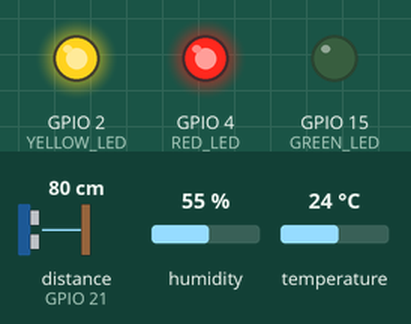
Simulated run of this sketch. Board: ESP32. Parts: output pins drawn as LEDs (lit = HIGH). Wiring (from diagram.json): ultrasonic range finder: trigger GPIO 19; echo GPIO 21. The test bench sets the inputs (shaded band); at power-on: distance to the obstacle (sensor on GPIO 21) 80 cm, temperature 24 °C, humidity 55 %. The echo pulse lasts 58.3 µs per cm; WiFi joins after 1.5 s; servers stay silent unless stated; no MQTT or app messages arrive unless stated; pins used as bus, display or sensor lines are not drawn; what the sketch prints to the serial monitor is not drawn.

Above: at 2.7 s.
2.8 s: distance to the obstacle (sensor on GPIO 21) set to 97 cm
5.0 s: distance to the obstacle (sensor on GPIO 21) set to 104 cm
At 6.8 s:
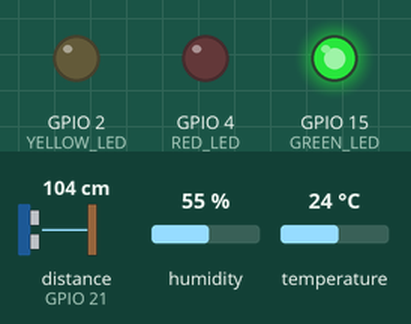
7.1 s: temperature set to 15.5 °C
8.8 s: temperature set to 14.5 °C
At 10.8 s:
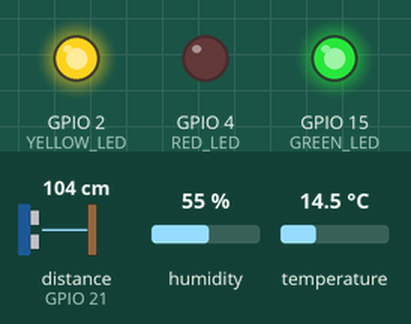
11.1 s: temperature set to 19 °C
At 12.6 s:
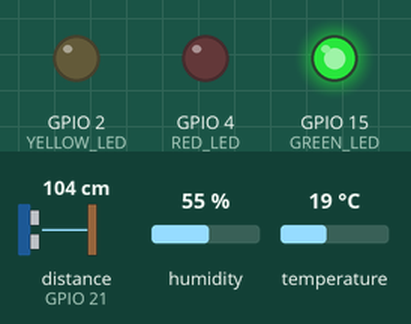
13.2 s: temperature set to 12 °C
At 14.1 s:
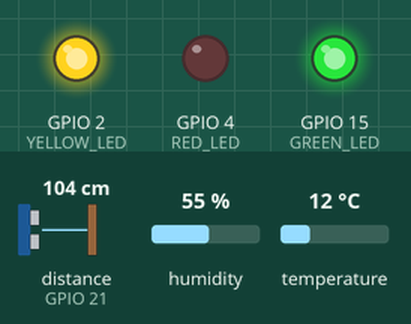
Timing chart, 0 to 16.2 s (numbered marks = the images above; inputs shaded):
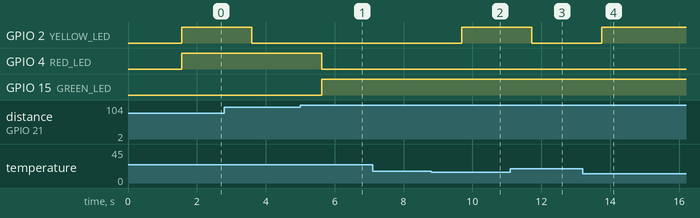

Measured:
- the behaviour switches between 100 and 101 cm on distance to the obstacle (sensor on GPIO 21) (found by bisection; images 0 and 1)
- the behaviour switches between 15 and 14.9 °C on temperature (found by bisection; images 1 and 2)
- after the input at 5.0 s, GPIO 4 (RED_LED): HIGH → LOW after 0.63 s; GPIO 15 (GREEN_LED): LOW → HIGH after 0.63 s
- after the input at 7.1 s, every drawn part: stays the same
- after the input at 8.8 s, GPIO 2 (YELLOW_LED): LOW → HIGH after 0.89 s
- after the input at 11.1 s, GPIO 2 (YELLOW_LED): HIGH → LOW after 0.62 s
- after the input at 13.2 s, GPIO 2 (YELLOW_LED): LOW → HIGH after 0.55 s

The sketch:

sketch.ino
```cpp
// Incluindo bibliotecas necessárias
#include <WiFi.h>
#include <ArduinoJson.h>
#include <DHTesp.h>
#include <PubSubClient.h>

// Configurações de Wi-Fi
const char *SSID = "Wokwi-GUEST";
const char *PASSWORD = "";

// Configurações de MQTT
const char *BROKER_MQTT = "broker.hivemq.com";
const int BROKER_PORT = 1883;
const char *ID_MQTT = "marcin";
const char *TOPIC_PUBLISH_TEMP_HUMI = "testeGS/TempHumi";
const char *TOPIC_PUBLISH_DISTANCE = "testeGS/Distance";

// Configurações de Hardware
#define PIN_DHT 12
#define RED_LED 4
#define YELLOW_LED 2
#define GREEN_LED 15
#define ECHO_PIN 21
#define TRIG_PIN 19
#define PUBLISH_DELAY 2000

// Inicializando objetos e variáveis globais
WiFiClient espClient;
PubSubClient MQTT(espClient);
DHTesp dht;
unsigned long publishUpdate = 0;
TempAndHumidity sensorValues;
const int TAMANHO = 200;

// Protótipos de funções
void updateSensorValues();
void initWiFi();
void initMQTT();
void callbackMQTT(char *topic, byte *payload, unsigned int length);
void reconnectWiFi();
void reconnectMQTT();
void checkWiFIAndMQTT();
float readDistanceCM();

// Função para obter os valores do sensor
void updateSensorValues() {
  sensorValues = dht.getTempAndHumidity();
}

// Função para inicializar a conexão Wi-Fi
void initWiFi() {
  Serial.print("Conectando com a rede: ");
  Serial.println(SSID);
  WiFi.begin(SSID, PASSWORD);

  while (WiFi.status() != WL_CONNECTED) {
    delay(100);
    Serial.print(".");
  }

  Serial.println();
  Serial.print("Conectado com sucesso: ");
  Serial.println(SSID);
  Serial.print("IP: ");
  Serial.println(WiFi.localIP());
}

// Função para inicializar a conexão MQTT
void initMQTT() {
  MQTT.setServer(BROKER_MQTT, BROKER_PORT);
  MQTT.setCallback(callbackMQTT);
}

// Callback para receber mensagens MQTT
void callbackMQTT(char *topic, byte *payload, unsigned int length) {
  String msg = String((char *)payload).substring(0, length);

  Serial.printf("Mensagem recebida via MQTT: %s do tópico: %s\n", msg.c_str(), topic);
}

// Função para reconectar a Wi-Fi se necessário
void reconnectWiFi() {
  if (WiFi.status() == WL_CONNECTED)
    return;

  WiFi.begin(SSID, PASSWORD);

  while (WiFi.status() != WL_CONNECTED) {
    delay(100);
    Serial.print(".");
  }

  Serial.println();
  Serial.print("Wi-Fi conectado com sucesso");
  Serial.print(SSID);
  Serial.println("IP: ");
  Serial.println(WiFi.localIP());
}

// Função para reconectar ao Broker MQTT
void reconnectMQTT() {
  while (!MQTT.connected()) {
    Serial.print("Tentando conectar com o Broker MQTT: ");
    Serial.println(BROKER_MQTT);

    if (MQTT.connect(ID_MQTT)) {
      Serial.println("Conectado ao broker MQTT!");
    } else {
      Serial.println("Falha na conexão com MQTT. Tentando novamente em 2 segundos.");
      delay(2000);
    }
  }
}

// Função para verificar a conexão Wi-Fi e MQTT
void checkWiFIAndMQTT() {
  if (WiFi.status() != WL_CONNECTED)
    reconnectWiFi();
  if (!MQTT.connected())
    reconnectMQTT();
}

void setup() {
  // Inicialização da comunicação serial
  Serial.begin(115200);

  // Configuração dos pinos como saídas
  pinMode(RED_LED, OUTPUT);
  pinMode(YELLOW_LED, OUTPUT);
  pinMode(GREEN_LED, OUTPUT);
  pinMode(TRIG_PIN, OUTPUT);
  pinMode(ECHO_PIN, INPUT);

  // Inicialização dos LEDs desligados
  digitalWrite(RED_LED, LOW);
  digitalWrite(YELLOW_LED, LOW);
  digitalWrite(GREEN_LED, LOW);

  // Configuração do sensor DHT22
  dht.setup(PIN_DHT, DHTesp::DHT22);

  // Inicialização da conexão Wi-Fi e MQTT
  initWiFi();
  initMQTT();
}

// Função para medir a distância utilizando o sensor ultrassônico
float readDistanceCM() {
  digitalWrite(TRIG_PIN, LOW);
  delayMicroseconds(2);
  digitalWrite(TRIG_PIN, HIGH);
  delayMicroseconds(10);
  digitalWrite(TRIG_PIN, LOW);
  int duration = pulseIn(ECHO_PIN, HIGH);
  return duration * 0.034 / 2;
}

void loop() {
  // Verificar e manter a conexão Wi-Fi e MQTT
  checkWiFIAndMQTT();
  MQTT.loop();

  // Medir a distância com o sensor ultrassônico
  float distance = readDistanceCM();

  // Verificar a distância e acionar os LEDs correspondentes
  if (distance < 100) {
    digitalWrite(RED_LED, HIGH);
    digitalWrite(GREEN_LED, LOW);
  } else {
    digitalWrite(RED_LED, LOW);
    digitalWrite(GREEN_LED, HIGH);
  }

  // Verificar a temperatura e acionar o LED correspondente
  if ((sensorValues.temperature > 25) || (sensorValues.temperature < 15)) {
    digitalWrite(YELLOW_LED, HIGH);
  } else {
    digitalWrite(YELLOW_LED, LOW);
  }

  // Aguardar 2 segundos
  delay(2000);

  // Publicar dados no MQTT com intervalo definido
  if ((millis() - publishUpdate) >= PUBLISH_DELAY) {
    publishUpdate = millis();
    updateSensorValues();
    readDistanceCM();

    // Publicar dados de temperatura e umidade
    if (!isnan(sensorValues.temperature) && !isnan(sensorValues.humidity)) {
      StaticJsonDocument<TAMANHO> doc;
      doc["temperatura"] = sensorValues.temperature;
      doc["umidade"] = sensorValues.humidity;

      char buffer[TAMANHO];
      serializeJson(doc, buffer);
      MQTT.publish(TOPIC_PUBLISH_TEMP_HUMI, buffer);
      Serial.println(buffer);
    }

    // Publicar dados de distância
    if (!isnan(distance)) {
      StaticJsonDocument<TAMANHO> doc;
      doc["distance"] = readDistanceCM();

      char buffer[TAMANHO];
      serializeJson(doc, buffer);
      MQTT.publish(TOPIC_PUBLISH_DISTANCE, buffer);
      Serial.println(buffer);
    }
  }
}
```
